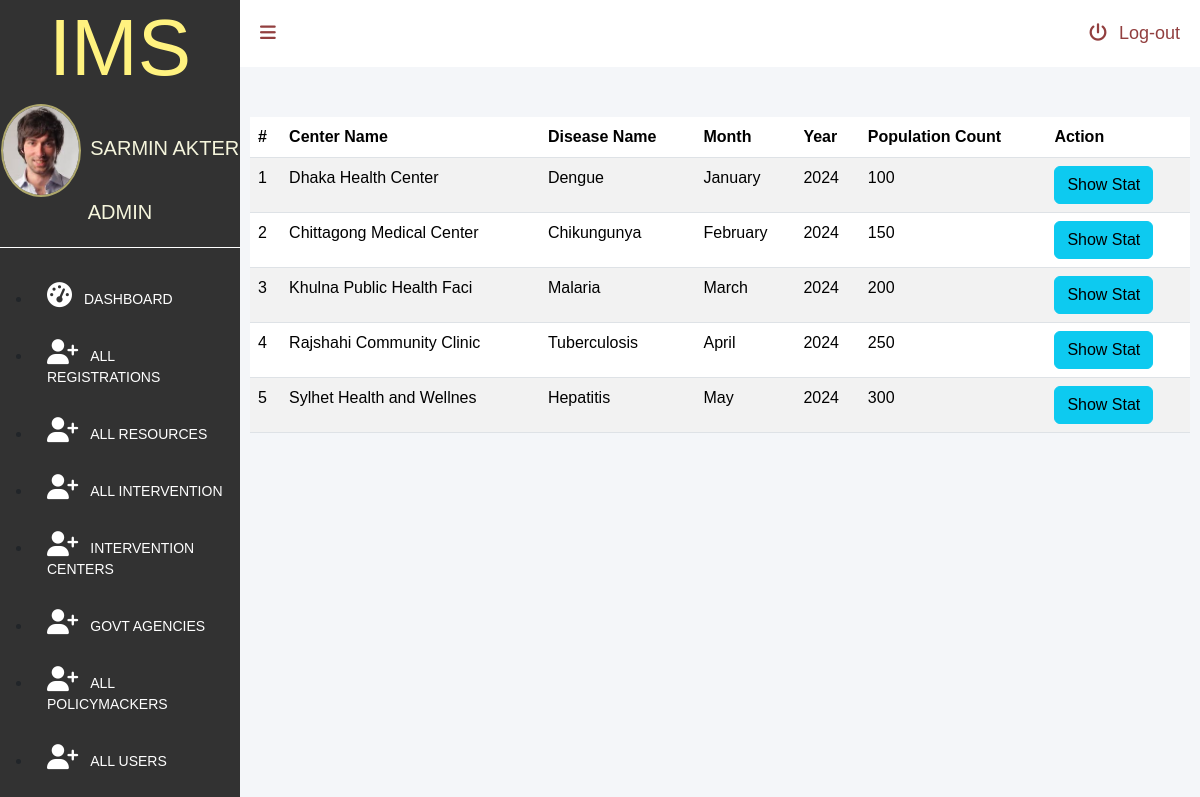
Before: /admin/test-stat.php (signed in) with the older database file.
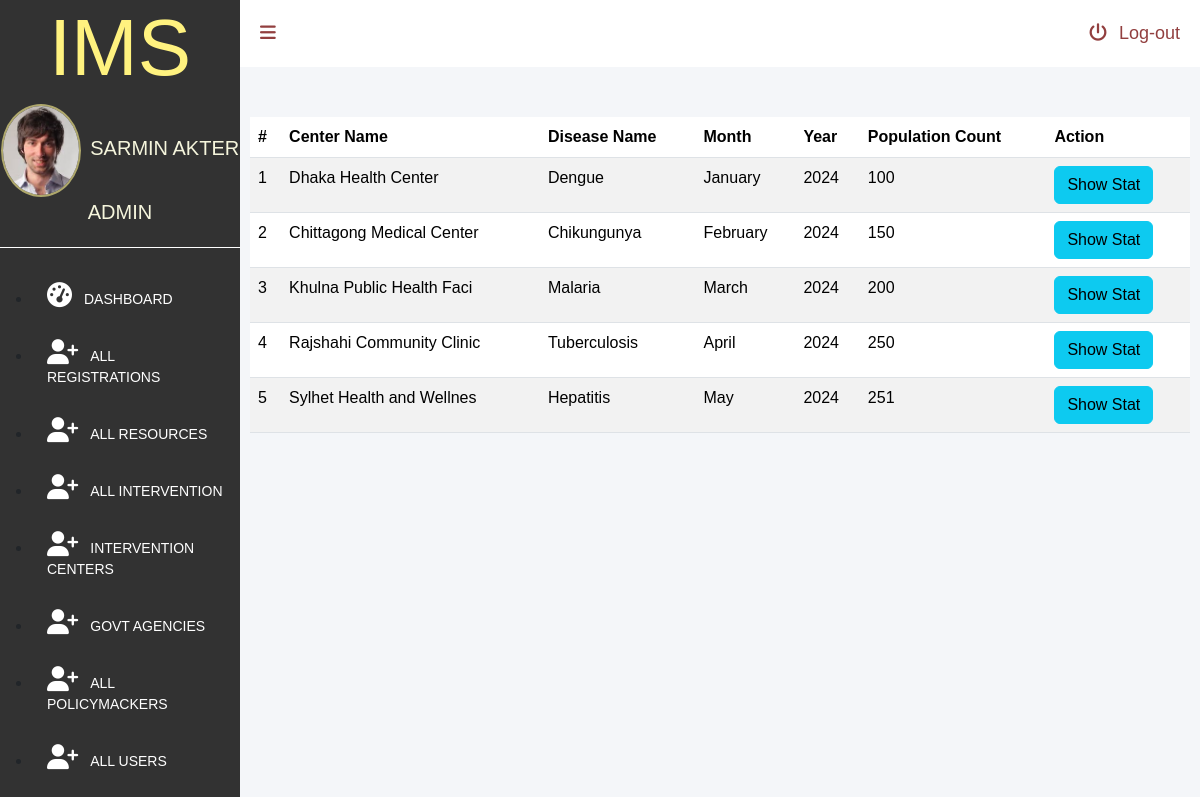
After: the same page with the newer database file.
### tables this page shows
CREATE TABLE `teststat`  (
  `centerID` char(5) NOT NULL,
  `diseaseID` char(5) NOT NULL,
  `month` varchar(20) NOT NULL,
  `year` int(11) NOT NULL,
  `population_count` int(11) NOT NULL,
  PRIMARY KEY (`centerID`, `diseaseID`) USING BTREE,
  INDEX `stat_FK2`(`diseaseID`) USING BTREE,
  CONSTRAINT `teststat_ibfk_1` FOREIGN KEY (`centerID`) REFERENCES `interventioncentre_t` (`centerID`) ON DELETE RESTRICT ON UPDATE RESTRICT,
  CONSTRAINT `teststat_ibfk_2` FOREIGN KEY (`diseaseID`) REFERENCES `disease_t` (`diseaseID`) ON DELETE RESTRICT ON UPDATE RESTRICT
);

CREATE TABLE `interventioncentre_t`  (
  `centerID` char(5) NOT NULL,
  `centreName` varchar(25) NOT NULL,
  `centreEmail` varchar(25) NULL DEFAULT NULL,
  `centreContact` varchar(13) NULL DEFAULT NULL,
  `centreType` varchar(255) NULL DEFAULT NULL,
  `area` varchar(255) NULL DEFAULT NULL,
  `password` varchar(255) NULL DEFAULT NULL,
  `role` varchar(255) NULL DEFAULT NULL,
  PRIMARY KEY (`centerID`) USING BTREE
);

CREATE TABLE `disease_t`  (
  `diseaseID` char(5) NOT NULL,
  `diseaseName` varchar(30) NULL DEFAULT NULL,
  PRIMARY KEY (`diseaseID`) USING BTREE
);

### admin/test-stat.php (the view, shortened to what this page needs)
<!DOCTYPE html>
<html lang="en">
<head>
    <link href="https://cdn.jsdelivr.net/npm/bootstrap@5.3.3/dist/css/bootstrap.min.css" rel="stylesheet">
    <link rel="stylesheet" href="dashboard.css">
</head>
<body>
<div id="dashboardMainContainer">
    <?php include('partials/sidebar.php')?>
    <div class="dashboard_content_container" id="dashboard_content_container">
        <?php include('partials/topnav.php')?>
        <div class="dashboard_content">
            <table class="table table-striped">
              <thead>
                  <tr>
                      <th>#</th>
                      <th>Center Name</th>
                      <th>Disease Name</th>
                      <th>Month</th>
                      <th>Year</th>
                      <th>Population Count</th>
                      <th>Action</th>
                  </tr>
              </thead>
              <tbody>
                <?php
                  $sql = "SELECT
                          teststat.*,
                          `disease_t`.diseaseName,
                          `interventioncentre_t`.centreName
                        FROM
                          interventioncentre_t
                          INNER JOIN
                          teststat
                          ON
                            `interventioncentre_t`.centerID = `teststat`.centerID
                          INNER JOIN
                          disease_t
                          ON
                            `disease_t`.diseaseID = `teststat`.diseaseID";
                  $result = $conn->query($sql);
                  if ($result->num_rows > 0) {
                    $i = 0;
                    while($row = $result->fetch_assoc()) {
                    $i++;
                    ?>
                    <tr>
                      <td><?php echo $i; ?></td>
                      <td><?=$row["centreName"]; ?></td>
                      <td><?=$row["diseaseName"]; ?></td>
                      <td><?=$row["month"]; ?></td>
                      <td><?=$row["year"]; ?></td>
                      <td><?=$row["population_count"]; ?></td>
                      <td>
                      <a class="btn btn-info" href='../admin/show-stats.php?editId=<?=$row["centerID"]; ?>'>Show Stat</a>
                      </td>
                    </tr>
                    <?php
                    }
                  } else {
                      echo "0 results";
                  }
                 ?>
              </tbody>
            </table>
        </div>
       </div>
    </div>
</body>
</html>

Changed rows visible on the page:
changed teststat "May": population_count "300" → "251"
